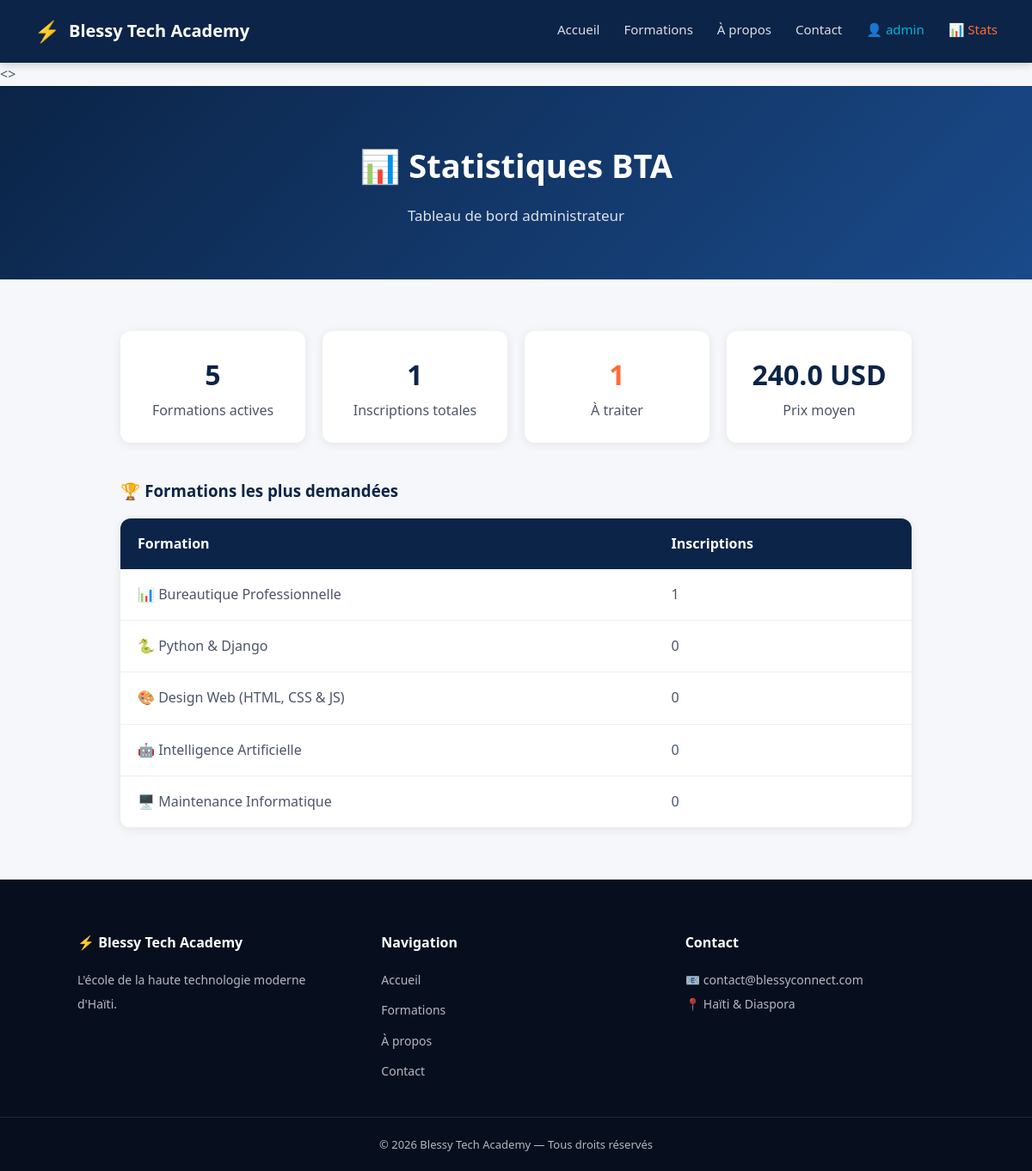
The app's page /statistiques/ (signed in) with its own data.
### academie/models.py (models this page shows, shortened)
class Formation(models.Model):
    NIVEAUX = [
        ('debutant', 'Débutant'),
        ('intermediaire', 'Intermédiaire'),
        ('avance', 'Avancé'),
        ('professionnel', 'Professionnel'),
    ]
    nom = models.CharField(max_length=200)
    icone = models.CharField(max_length=10, default='📚')
    description = models.TextField()
    duree_mois = models.IntegerField()
    prix = models.IntegerField()
    niveau = models.CharField(
        max_length=20,
        choices=NIVEAUX,
        default='debutant'
    )
    debouches = models.TextField(blank=True)
    prerequis = models.TextField(blank=True)
    certifications = models.TextField(blank=True)
    actif = models.BooleanField(default=True)
    date_creation = models.DateTimeField(auto_now_add=True)
    class Meta:
        ordering = ['nom']
        verbose_name = 'Formation'
        verbose_name_plural = 'Formations'

### academie/views.py (the view)
# urls.py: path('statistiques/', views.statistiques, name='statistiques'),
@staff_member_required
def statistiques(request):
    total_formations = Formation.objects.filter(actif=True).count()
    total_inscriptions = Inscription.objects.count()
    inscriptions_non_traitees = Inscription.objects.filter(traite=False).count()
    prix_moyen = Formation.objects.aggregate(Avg('prix'))['prix__avg']
    formations_populaires = Formation.objects.annotate(
        nombre_inscrits=Count('inscriptions')
    ).order_by('-nombre_inscrits')[:5]
    contexte = {
        'total_formations': total_formations,
        'total_inscriptions': total_inscriptions,
        'inscriptions_non_traitees': inscriptions_non_traitees,
        'prix_moyen': round(prix_moyen, 2) if prix_moyen else 0,
        'formations_populaires': formations_populaires,
    }
    return render(request, 'academie/statistiques.html', contexte)

### academie/templates/academie/statistiques.html (shortened to what this page needs)
{% extends 'academie/base.html' %}
{% block contenu %}
<section class="page-hero">
    <h2>📊 Statistiques BTA</h2>
    <p>Tableau de bord administrateur</p>
</section>
<section style="padding: 60px 40px; max-width: 1000px; margin: 0 auto;">
    <div style="display: grid;
                grid-template-columns: repeat(auto-fit, minmax(200px, 1fr));
                gap: 20px;
                margin-bottom: 40px;">
        <div style="background: white; padding: 24px;
                    border-radius: 12px; text-align: center;
                    box-shadow: var(--ombre-legere);">
            <p style="font-size: 32px; font-weight: 800;
                      color: var(--bleu-principal);">
                {{ total_formations }}
            </p>
            <p style="color: var(--gris-texte);">Formations actives</p>
        </div>
        <div style="background: white; padding: 24px;
                    border-radius: 12px; text-align: center;
                    box-shadow: var(--ombre-legere);">
            <p style="font-size: 32px; font-weight: 800;
                      color: var(--bleu-principal);">
                {{ total_inscriptions }}
            </p>
            <p style="color: var(--gris-texte);">Inscriptions totales</p>
        </div>
        <div style="background: white; padding: 24px;
                    border-radius: 12px; text-align: center;
                    box-shadow: var(--ombre-legere);">
            <p style="font-size: 32px; font-weight: 800;
                      color: var(--orange-accent);">
                {{ inscriptions_non_traitees }}
            </p>
            <p style="color: var(--gris-texte);">À traiter</p>
        </div>
        <div style="background: white; padding: 24px;
                    border-radius: 12px; text-align: center;
                    box-shadow: var(--ombre-legere);">
            <p style="font-size: 32px; font-weight: 800;
                      color: var(--bleu-principal);">
                {{ prix_moyen }} USD
            </p>
            <p style="color: var(--gris-texte);">Prix moyen</p>
        </div>
    </div>
    <h3 style="color: var(--bleu-principal); margin-bottom: 16px;">
        🏆 Formations les plus demandées
    </h3>
    <table class="tableau-formations">
        <thead>
            <tr>
                <th>Formation</th>
                <th>Inscriptions</th>
            </tr>
        </thead>
        <tbody>
            {% for formation in formations_populaires %}
            <tr>
                <td>{{ formation.icone }} {{ formation.nom }}</td>
                <td>{{ formation.nombre_inscrits }}</td>
            </tr>
            {% empty %}
            <tr>
                <td colspan="2">Aucune donnée disponible.</td>
            </tr>
            {% endfor %}
        </tbody>
    </table>
</section>
{% endblock %}

### academie/templates/academie/base.html (shortened to what this page needs)
{% load static %}
<!DOCTYPE html>
<html lang="fr">
<head>
    <link rel="stylesheet" href="{% static 'academie/style.css' %}">
</head>
<body>
    <header>
        <div class="header-logo">
            <span class="logo-icon">⚡</span>
            <span class="logo-texte">Blessy Tech Academy</span>
        </div>
        <nav>
    <a href="{% url 'accueil' %}">Accueil</a>
    <a href="{% url 'formations' %}">Formations</a>
    <a href="{% url 'apropos' %}">À propos</a>
    <a href="{% url 'contact' %}">Contact</a>
    {% if user.is_authenticated %}
        <a href="{% url 'dashboard' %}"
           style="color: var(--bleu-electrique);">
            👤 {{ user.first_name|default:user.username }}
        </a>
        {% if user.is_staff %}
        <a href="{% url 'statistiques' %}" style="color: var(--orange-accent);">
            📊 Stats
        </a>
    {% endif %}
    {% endif %}
</nav>
    </header>
    <main>
        <>
        {% block contenu %}{% endblock %}
    </main>
    <footer>
        <div class="footer-contenu">
            <div class="footer-bloc">
                <h4>⚡ Blessy Tech Academy</h4>
                <p>L'école de la haute technologie moderne d'Haïti.</p>
            </div>
            <div class="footer-bloc">
                <h4>Navigation</h4>
                <ul>
                    <li><a href="{% url 'accueil' %}">Accueil</a></li>
                    <li><a href="{% url 'formations' %}">Formations</a></li>
                    <li><a href="{% url 'apropos' %}">À propos</a></li>
                    <li><a href="{% url 'contact' %}">Contact</a></li>
                </ul>
            </div>
            <div class="footer-bloc">
                <h4>Contact</h4>
                <p>📧 contact@blessyconnect.com</p>
                <p>📍 Haïti & Diaspora</p>
            </div>
        </div>
        <div class="footer-bas">
            <p>&copy; 2026 Blessy Tech Academy — Tous droits réservés</p>
        </div>
    </footer>
</body>
</html>

### academie/static/academie/style.css (style rules this page uses)
:root { --bleu-principal: #0B2447; --bleu-electrique: #00B4D8; --orange-accent: #FF6B35; --blanc: #FFFFFF; --gris-clair: #F5F7FA; --gris-texte: #4A5568; --ombre-legere: 0 2px 12px rgba(0,0,0,0.08); --ombre-forte: 0 8px 30px rgba(0,0,0,0.15); --radius: 12px; --transition: 0.3s ease; }
* { margin: 0; padding: 0; box-sizing: border-box; }
body { font-family: 'Segoe UI', Arial, sans-serif; color: var(--gris-texte); line-height: 1.7; background-color: var(--gris-clair); }
header { position: sticky; top: 0; z-index: 100; display: flex; justify-content: space-between; align-items: center; background-color: var(--bleu-principal); padding: 16px 40px; box-shadow: 0 2px 10px rgba(0,0,0,0.2); }
.header-logo { display: flex; align-items: center; gap: 10px; color: var(--blanc); font-size: 20px; font-weight: 700; }
.logo-icon { font-size: 24px; }
nav { display: flex; gap: 28px; }
nav a { position: relative; color: rgba(255,255,255,0.85); text-decoration: none; font-weight: 500; font-size: 15px; padding-bottom: 4px; transition: color var(--transition); }
nav a::after { content: ''; position: absolute; bottom: -2px; left: 0; width: 0; height: 2px; background-color: var(--bleu-electrique); transition: width var(--transition); }
section { padding: 80px 40px; }
section > h2 { text-align: center; font-size: 34px; color: var(--bleu-principal); margin-bottom: 12px; }
footer { background-color: #070f1f; color: rgba(255,255,255,0.7); }
.footer-contenu { display: grid; grid-template-columns: repeat(auto-fit, minmax(200px, 1fr)); gap: 40px; padding: 60px 40px 40px; max-width: 1100px; margin: 0 auto; }
.footer-bloc h4 { color: var(--blanc); font-size: 16px; margin-bottom: 16px; }
.footer-bloc p { font-size: 14px; line-height: 2; }
.footer-bloc ul { list-style: none; display: flex; flex-direction: column; gap: 8px; }
.footer-bloc ul li a { color: rgba(255,255,255,0.7); text-decoration: none; font-size: 14px; transition: color var(--transition); }
.footer-bas { border-top: 1px solid rgba(255,255,255,0.1); text-align: center; padding: 20px 40px; font-size: 13px; }
.page-hero { background: linear-gradient(135deg, var(--bleu-principal), #1a4a8a); color: var(--blanc); padding: 60px 40px; text-align: center; }
.page-hero h2 { font-size: 38px; color: var(--blanc); margin-bottom: 12px; }
.page-hero p { font-size: 17px; opacity: 0.85; max-width: 600px; margin: 0 auto; }
.tableau-formations { width: 100%; border-collapse: collapse; background: var(--blanc); border-radius: var(--radius); overflow: hidden; box-shadow: var(--ombre-legere); }
.tableau-formations thead { background: var(--bleu-principal); color: var(--blanc); }
.tableau-formations th, .tableau-formations td { padding: 16px 20px; text-align: left; }
.tableau-formations tbody tr { border-bottom: 1px solid #eee; transition: background-color var(--transition); }

### records on screen
Formation: icone "📊", nom "Bureautique Professionnelle", nombre_inscrits "1"
Formation: icone "🐍", nom "Python & Django", nombre_inscrits "0"
Formation: icone "🎨", nom "Design Web (HTML, CSS & JS)", nombre_inscrits "0"
Formation: icone "🤖", nom "Intelligence Artificielle", nombre_inscrits "0"
Formation: icone "🖥️", nom "Maintenance Informatique", nombre_inscrits "0"

### other values on screen
{{ user.first_name|default:user.username }} "admin"
{{ total_formations }} "5"
{{ total_inscriptions }} "1"
{{ inscriptions_non_traitees }} "1"
{{ prix_moyen }} "240.0"
